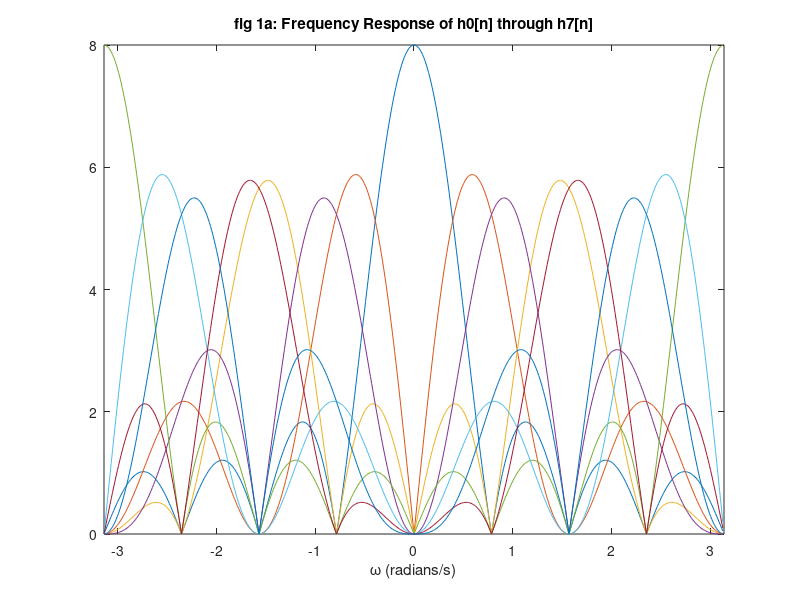
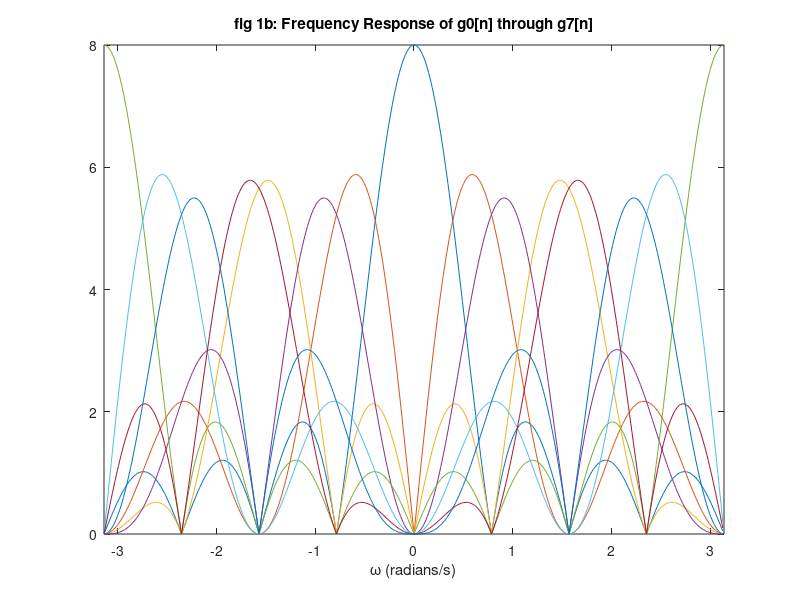
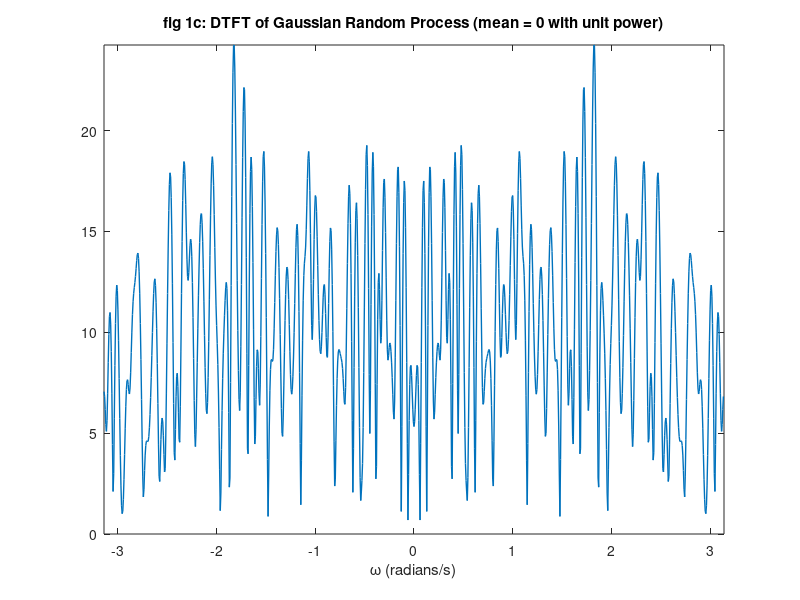
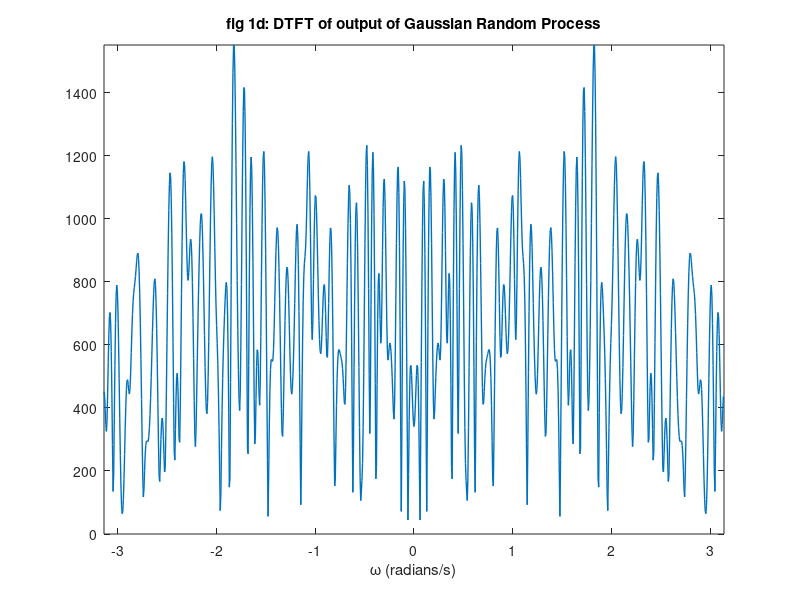

Source code (MATLAB) for these figures, in order:
% ECE 538 MATLAB homework 2

% Part II
% A)
clear all; close all;
x=randn(1,128);
M=8;
h0=[1 1]; h1=[1 -1];
h00=[1 0 1];   h10=[1 0 -1];
h000=[1 0 0 0 1]; h100=[1 0 0 0 -1];
H_tmp=conv(h0,h00); H(1,:)=conv(H_tmp,h000); G(1,:)=H(1,:);
H_tmp=conv(h0,h00); H(2,:)=conv(H_tmp,h100); G(2,:)=-H(2,:);
H_tmp=conv(h0,h10); H(3,:)=conv(H_tmp,h000); G(3,:)=-H(3,:);
H_tmp=conv(h0,h10); H(4,:)=conv(H_tmp,h100); G(4,:)=H(4,:);
H_tmp=conv(h1,h00); H(5,:)=conv(H_tmp,h000); G(5,:)=-H(5,:);
H_tmp=conv(h1,h00); H(6,:)=conv(H_tmp,h100); G(6,:)=H(6,:);
H_tmp=conv(h1,h10); H(7,:)=conv(H_tmp,h000); G(7,:)=H(7,:);
H_tmp=conv(h1,h10); H(8,:)=conv(H_tmp,h100); G(8,:)=-H(8,:);
% i)   Please see attached for figure 1a)
for ind=1:M
hf(ind,:)=abs(fftshift(fft(H(ind,:),512)));
end
domega=2*pi/512;
omega=-pi:domega:pi-domega;
figure(1);
plot(omega,hf(1,:),omega,hf(2,:), ...
     omega,hf(3,:),omega,hf(4,:), ...
     omega,hf(5,:),omega,hf(6,:), ...
     omega,hf(7,:),omega,hf(8,:));
axis([-pi pi 0 max(hf(1,:))])
title('fig 1a: Frequency Response of h0[n] through h7[n]');
xlabel('\omega (radians/s)');
% ii)  Please see attached for figure 1b)
for ind=1:M
gf(ind,:)=abs(fftshift(fft(G(ind,:),512)));
end
domega=2*pi/512;
omega=-pi:domega:pi-domega;
figure(2);
plot(omega,gf(1,:),omega,gf(2,:), ...
     omega,gf(3,:),omega,gf(4,:), ...
     omega,gf(5,:),omega,gf(6,:), ...
     omega,gf(7,:),omega,gf(8,:));
axis([-pi pi 0 max(gf(1,:))])
title('fig 1b: Frequency Response of g0[n] through g7[n]');
xlabel('\omega (radians/s)');
% iii)
% H*H' =
%	8     0     0     0     0     0     0     0
%	0     8     0     0     0     0     0     0
%	0     0     8     0     0     0     0     0
%	0     0     0     8     0     0     0     0 
%	0     0     0     0     8     0     0     0
%	0     0     0     0     0     8     0     0
%	0     0     0     0     0     0     8     0
%	0     0     0     8     0     0     0     8	Table 1
% iv) Please see attached figure 1c)
% v)  Please see attached figure 1d)
for m=1:M;
W(m,:)=conv(x,H(m,:));
X(m,:)=W(m,1:M:length(W(m,:)));
end
for m=1:M;
Z(m,:)=zeros(1,M*length(X(m,:)));
Z(m,1:M:length(Z(m,:)))=X(m,:);
Y(m,:)=conv(Z(m,:),G(m,:));
end
y=zeros(1,length(Y(1,:)));
for m=1:M;
y=y+Y(m,:);
end
domega=2*pi/1024;
omega=-pi:domega:pi-domega;
yf1=abs(fftshift(fft(x,1024)));
yf2=M*abs(fftshift(fft(y,1024)));
figure(3);
plot(omega,yf1,'Linewidth',1)
axis([-pi pi 0 max(yf1)])
title('fig 1c: DTFT of Gaussian Random Process (mean = 0 with unit power)');
xlabel('\omega (radians/s)');
figure(4);
plot(omega,yf2,'Linewidth',1)
axis([-pi pi 0 max(yf2)])
title('fig 1d: DTFT of output of Gaussian Random Process');
xlabel('\omega (radians/s)');

% B)
N=16; beta=0.35;
n=-N:(N-1);
n=n+0.5;
h=2*beta*cos((1+beta)*pi*n/2)./(pi*(1-4*beta^2*n.^2));
h=h+sin((1-beta)*pi*n/2)./(pi*(n-4*beta^2*n.^3));
M=8;
h0=h;
h1=(-1).^(0:(length(n)-1)).*h; 
h00=zeros(1,2*length(h)); h10=h00;
h00(1,1:2:length(h00))=h0;
h10(1,1:2:length(h10))=h1;
h000=zeros(1,4*length(h)); h100=h000;
h000(1,1:4:length(h000))=h0;
h100(1,1:4:length(h100))=h1;
H_tmp=conv(h0,h00); H_b(1,:)=conv(H_tmp,h000); G_b(1,:)=H_b(1,:);
H_tmp=conv(h0,h00); H_b(2,:)=conv(H_tmp,h100); G_b(2,:)=-H_b(2,:);
H_tmp=conv(h0,h10); H_b(3,:)=conv(H_tmp,h000); G_b(3,:)=-H_b(3,:);
H_tmp=conv(h0,h10); H_b(4,:)=conv(H_tmp,h100); G_b(4,:)=H_b(4,:);
H_tmp=conv(h1,h00); H_b(5,:)=conv(H_tmp,h000); G_b(5,:)=-H_b(5,:);
H_tmp=conv(h1,h00); H_b(6,:)=conv(H_tmp,h100); G_b(6,:)=H_b(6,:);
H_tmp=conv(h1,h10); H_b(7,:)=conv(H_tmp,h000); G_b(7,:)=H_b(7,:);
H_tmp=conv(h1,h10); H_b(8,:)=conv(H_tmp,h100); G_b(8,:)=-H_b(8,:);
% i)   Please see attached for figure 2a)
for ind=1:M
hf(ind,:)=abs(fftshift(fft(H_b(ind,:),512)));
end
domega=2*pi/512;
omega=-pi:domega:pi-domega;
figure(5);
plot(omega,hf(1,:),omega,hf(2,:), ...
     omega,hf(3,:),omega,hf(4,:), ...
     omega,hf(5,:),omega,hf(6,:), ...
     omega,hf(7,:),omega,hf(8,:));
axis([-pi pi 0 max(hf(1,:))])
title('fig 2a: Frequency Response of h0[n] through h7[n]');
xlabel('\omega (radians/s)');
% ii)  Please see attached for figure 2b)
for ind=1:M
gf(ind,:)=abs(fftshift(fft(G_b(ind,:),512)));
end
domega=2*pi/512;
omega=-pi:domega:pi-domega;
figure(6);
plot(omega,gf(1,:),omega,gf(2,:), ...
     omega,gf(3,:),omega,gf(4,:), ...
     omega,gf(5,:),omega,gf(6,:), ...
     omega,gf(7,:),omega,gf(8,:));
axis([-pi pi 0 max(gf(1,:))])
title('fig 2b: Frequency Response of g0[n] through g7[n]');
xlabel('\omega (radians/s)');
% iii)
% H_b*H_b' =
%    0.1250    0.0000    0.0000    0.0000    0.0000    0.0000   -0.0000   -0.0000
%    0.0000    0.1250   -0.0000    0.0000    0.0000    0.0000    0.0000    0.0000
%    0.0000   -0.0000    0.1250    0.0000   -0.0000    0.0000    0.0000    0.0000
%    0.0000    0.0000    0.0000    0.1249   -0.0000    0.0000    0.0000    0.0000
%    0.0000    0.0000   -0.0000   -0.0000    0.1250    0.0000    0.0000    0.0000
%    0.0000    0.0000    0.0000    0.0000    0.0000    0.1250   -0.0000    0.0000
%   -0.0000    0.0000    0.0000    0.0000    0.0000   -0.0000    0.1250    0.0000
%   -0.0000    0.0000    0.0000    0.0000    0.0000    0.0000    0.0000    0.1249	Table 2
% iv) Please see attached figure 2c)
% v)  Please see attached figure 2d)
for m=1:M;
W_b(m,:)=conv(x,H_b(m,:));
X_b(m,:)=W_b(m,1:M:length(W_b(m,:)));
end
for m=1:M;
Z_b(m,:)=zeros(1,M*length(X_b(m,:)));
Z_b(m,1:M:length(Z_b(m,:)))=X_b(m,:);
Y_b(m,:)=conv(Z_b(m,:),G_b(m,:));
end
y_b=zeros(1,length(Y_b(1,:)));
for m=1:M;
y_b=y_b+Y_b(m,:);
end
domega=2*pi/1024;
omega=-pi:domega:pi-domega;
yf1=abs(fftshift(fft(x,1024)));
yf2=M*abs(fftshift(fft(y_b,1024)));
figure(7);
plot(omega,yf1,'Linewidth',1)
axis([-pi pi 0 max(yf1)])
title('fig 2c: DTFT of Gaussian Random Process (mean = 0 with unit power)');
xlabel('\omega (radians/s)');
figure(8);
plot(omega,yf2,'Linewidth',1)
axis([-pi pi 0 max(yf2)])
title('fig 2d: DTFT of output of Gaussian Random Process');
xlabel('\omega (radians/s)');

% C)
N=24; beta=0.1;
n=-N:(N-1);
n=n+0.5;
h=2*beta*cos((1+beta)*pi*n/2)./(pi*(1-4*beta^2*n.^2));
h=h+sin((1-beta)*pi*n/2)./(pi*(n-4*beta^2*n.^3));
M=8;
h0=h;
h1=(-1).^(0:(length(n)-1)).*h; 
h00=zeros(1,2*length(h)); h10=h00;
h00(1,1:2:length(h00))=h0;
h10(1,1:2:length(h10))=h1;
h000=zeros(1,4*length(h)); h100=h000;
h000(1,1:4:length(h000))=h0;
h100(1,1:4:length(h100))=h1;
H_tmp=conv(h0,h00); H_c(1,:)=conv(H_tmp,h000); G_c(1,:)=H_c(1,:);
H_tmp=conv(h0,h00); H_c(2,:)=conv(H_tmp,h100); G_c(2,:)=-H_c(2,:);
H_tmp=conv(h0,h10); H_c(3,:)=conv(H_tmp,h000); G_c(3,:)=-H_c(3,:);
H_tmp=conv(h0,h10); H_c(4,:)=conv(H_tmp,h100); G_c(4,:)=H_c(4,:);
H_tmp=conv(h1,h00); H_c(5,:)=conv(H_tmp,h000); G_c(5,:)=-H_c(5,:);
H_tmp=conv(h1,h00); H_c(6,:)=conv(H_tmp,h100); G_c(6,:)=H_c(6,:);
H_tmp=conv(h1,h10); H_c(7,:)=conv(H_tmp,h000); G_c(7,:)=H_c(7,:);
H_tmp=conv(h1,h10); H_c(8,:)=conv(H_tmp,h100); G_c(8,:)=-H_c(8,:);
% i)   Please see attached for figure 3a)
for ind=1:M
hf(ind,:)=abs(fftshift(fft(H_c(ind,:),512)));
end
domega=2*pi/512;
omega=-pi:domega:pi-domega;
figure(9);
plot(omega,hf(1,:),omega,hf(2,:), ...
     omega,hf(3,:),omega,hf(4,:), ...
     omega,hf(5,:),omega,hf(6,:), ...
     omega,hf(7,:),omega,hf(8,:));
axis([-pi pi 0 max(hf(1,:))])
title('fig 3a: Frequency Response of h0[n] through h7[n]');
xlabel('\omega (radians/s)');
% ii)  Please see attached for figure 3b)
for ind=1:M
gf(ind,:)=abs(fftshift(fft(G_c(ind,:),512)));
end
domega=2*pi/512;
omega=-pi:domega:pi-domega;
figure(10);
plot(omega,gf(1,:),omega,gf(2,:), ...
     omega,gf(3,:),omega,gf(4,:), ...
     omega,gf(5,:),omega,gf(6,:), ...
     omega,gf(7,:),omega,gf(8,:));
axis([-pi pi 0 max(gf(1,:))])
title('fig 3b: Frequency Response of g0[n] through g7[n]');
xlabel('\omega (radians/s)');
% iii)
% H_c*H_c' =
%    0.1250   -0.0000   -0.0000    0.0000    0.0000    0.0000   -0.0000   -0.0000
%   -0.0000    0.1250   -0.0000   -0.0000    0.0000    0.0000    0.0000    0.0000
%   -0.0000   -0.0000    0.1250   -0.0000   -0.0000    0.0000   -0.0000   -0.0000
%    0.0000   -0.0000   -0.0000    0.1249   -0.0000    0.0000   -0.0000    0.0000
%    0.0000    0.0000   -0.0000   -0.0000    0.1250   -0.0000   -0.0000    0.0000
%    0.0000    0.0000    0.0000    0.0000   -0.0000    0.1250   -0.0000   -0.0000
%   -0.0000    0.0000   -0.0000   -0.0000   -0.0000   -0.0000    0.1250   -0.0000
%   -0.0000    0.0000   -0.0000    0.0000    0.0000   -0.0000   -0.0000    0.1249	Table 3
% iv) Please see attached figure 2c)
% v)  Please see attached figure 2d)
for m=1:M;
W_c(m,:)=conv(x,H_c(m,:));
X_c(m,:)=W_c(m,1:M:length(W_c(m,:)));
end
for m=1:M;
Z_c(m,:)=zeros(1,M*length(X_c(m,:)));
Z_c(m,1:M:length(Z_c(m,:)))=X_c(m,:);
Y_c(m,:)=conv(Z_c(m,:),G_c(m,:));
end
y_c=zeros(1,length(Y_c(1,:)));
for m=1:M;
y_c=y_c+Y_c(m,:);
end
domega=2*pi/1024;
omega=-pi:domega:pi-domega;
yf1=abs(fftshift(fft(x,1024)));
yf2=M*abs(fftshift(fft(y_c,1024)));
figure(11);
plot(omega,yf1,'Linewidth',1)
axis([-pi pi 0 max(yf1)])
title('fig 3c: DTFT of Gaussian Random Process (mean = 0 with unit power)');
xlabel('\omega (radians/s)');
figure(12);
plot(omega,yf2,'Linewidth',1)
axis([-pi pi 0 max(yf2)])
title('fig 3d: DTFT of output of Gaussian Random Process');
xlabel('\omega (radians/s)');

% D)
h0_d=[1 i]; h1_d=[1 -i];
h00_d=[1 0 i];   h10_d=[1 0 -i];
h000_d=[1 0 0 0 i]; h100_d=[1 0 0 0 -i];
H_tmp=conv(h0_d,h00_d); H_d(1,:)=conv(H_tmp,h000_d); G_d(1,:)=H_d(1,:);
H_tmp=conv(h0_d,h00_d); H_d(2,:)=conv(H_tmp,h100_d); G_d(2,:)=-H_d(2,:);
H_tmp=conv(h0_d,h10_d); H_d(3,:)=conv(H_tmp,h000_d); G_d(3,:)=-H_d(3,:);
H_tmp=conv(h0_d,h10_d); H_d(4,:)=conv(H_tmp,h100_d); G_d(4,:)=H_d(4,:);
H_tmp=conv(h1_d,h00_d); H_d(5,:)=conv(H_tmp,h000_d); G_d(5,:)=-H_d(5,:);
H_tmp=conv(h1_d,h00_d); H_d(6,:)=conv(H_tmp,h100_d); G_d(6,:)=H_d(6,:);
H_tmp=conv(h1_d,h10_d); H_d(7,:)=conv(H_tmp,h000_d); G_d(7,:)=H_d(7,:);
H_tmp=conv(h1_d,h10_d); H_d(8,:)=conv(H_tmp,h100_d); G_d(8,:)=-H_d(8,:);
% i)   Please see attached for figure 4a)
for ind=1:M
hf(ind,:)=abs(fftshift(fft(H_d(ind,:),512)));
end
domega=2*pi/512;
omega=-pi:domega:pi-domega;
figure(13);
plot(omega,hf(1,:),omega,hf(2,:), ...
     omega,hf(3,:),omega,hf(4,:), ...
     omega,hf(5,:),omega,hf(6,:), ...
     omega,hf(7,:),omega,hf(8,:));
axis([-pi pi 0 max(hf(1,:))])
title('fig 4a: Frequency Response of h0[n] through h7[n]');
xlabel('\omega (radians/s)');
% ii)  Please see attached for figure 4b)
for ind=1:M
gf(ind,:)=abs(fftshift(fft(G_d(ind,:),512)));
end
domega=2*pi/512;
omega=-pi:domega:pi-domega;
figure(14);
plot(omega,gf(1,:),omega,gf(2,:), ...
     omega,gf(3,:),omega,gf(4,:), ...
     omega,gf(5,:),omega,gf(6,:), ...
     omega,gf(7,:),omega,gf(8,:));
axis([-pi pi 0 max(gf(1,:))])
title('fig 4b: Frequency Response of g0[n] through g7[n]');
xlabel('\omega (radians/s)');
% iii)
% H*H' =
%       8     0     0     0     0     0     0     0
%       0     8     0     0     0     0     0     0
%       0     0     8     0     0     0     0     0
%       0     0     0     8     0     0     0     0 
%       0     0     0     0     8     0     0     0
%       0     0     0     0     0     8     0     0
%       0     0     0     0     0     0     8     0
%       0     0     0     8     0     0     0     8     Table 4
% iv) Please see attached figure 4c)
% v)  Please see attached figure 4d)
for m=1:M;
W_d(m,:)=conv(x,H_d(m,:));
X_d(m,:)=W_d(m,1:M:length(W_d(m,:)));
end
for m=1:M;
Z_d(m,:)=zeros(1,M*length(X_d(m,:)));
Z_d(m,1:M:length(Z_d(m,:)))=X_d(m,:);
Y_d(m,:)=conv(Z_d(m,:),G_d(m,:));
end
y_d=zeros(1,length(Y_d(1,:)));
for m=1:M;
y_d=y_d+Y_d(m,:);
end
domega=2*pi/1024;
omega=-pi:domega:pi-domega;
yf1=abs(fftshift(fft(x,1024)));
yf2=M*abs(fftshift(fft(y_d,1024)));
figure(15);
plot(omega,yf1,'Linewidth',1)
axis([-pi pi 0 max(yf1)])
title('fig 4c: DTFT of Gaussian Random Process (mean = 0 with unit power)');
xlabel('\omega (radians/s)');
figure(16);
plot(omega,yf2,'Linewidth',1)
axis([-pi pi 0 max(yf2)])
title('fig 4d: DTFT of output of Gaussian Random Process');
xlabel('\omega (radians/s)');
